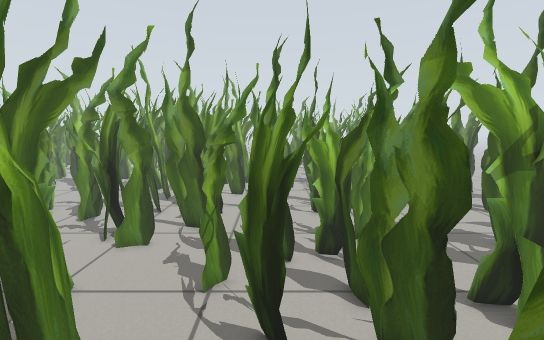
view 1 (above)

22 first-person views from a walk through a Gazebo world. The camera is 0.25 m above the floor, tilts 8° down and sees 90° across. Floor lines are 0.25 m apart. The floor is counted in squares, 0.05 m on a side. Each view is taken from the middle of a square. On the plan, view 1 faces up. The plan holds only what a view shows up to about 20 squares ahead; the rest is blank. The place goes on beyond the plan.

view 2
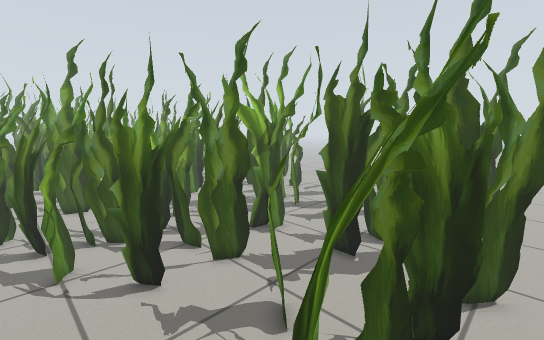

view 3
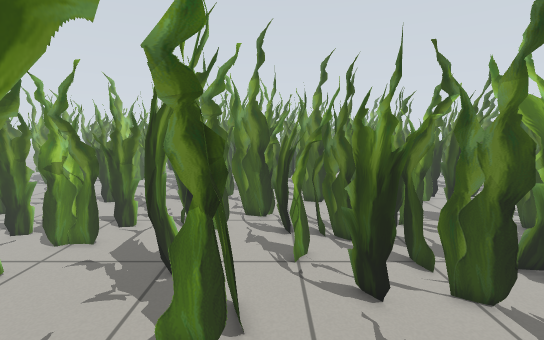

view 4
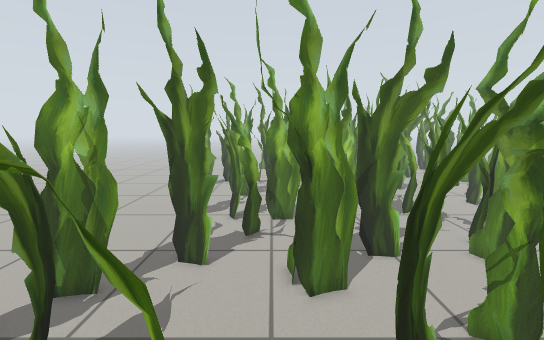

view 5
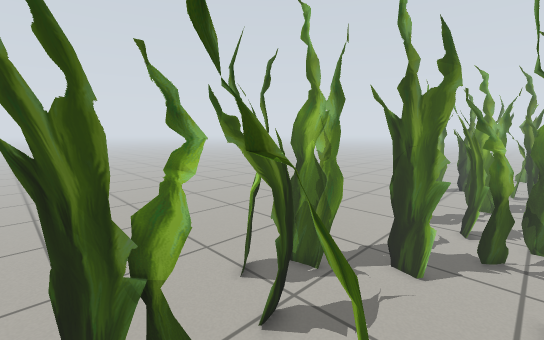

view 6
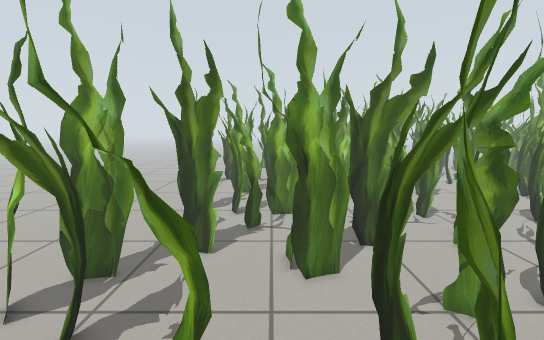

view 7
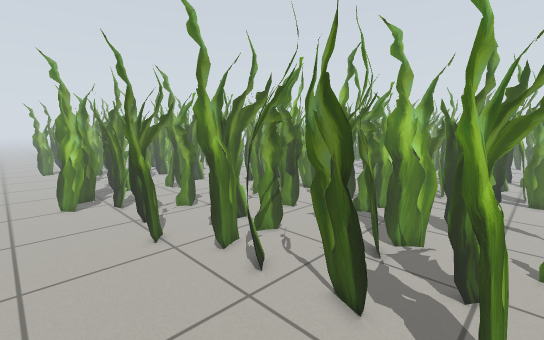

view 8
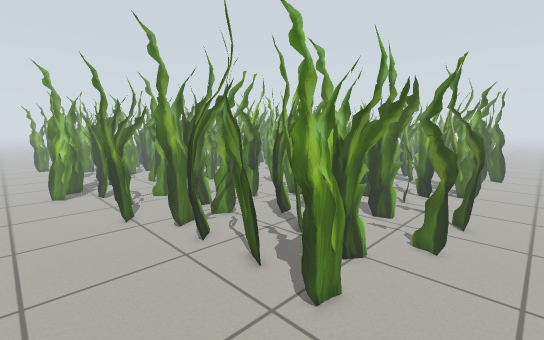

view 9
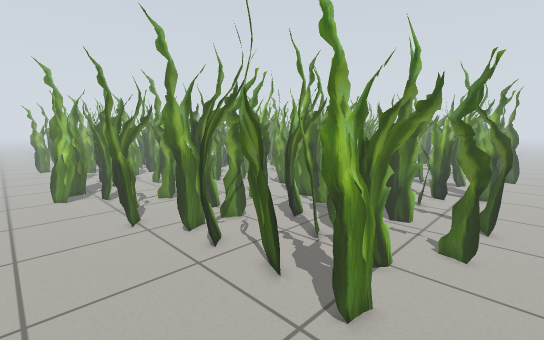

view 10
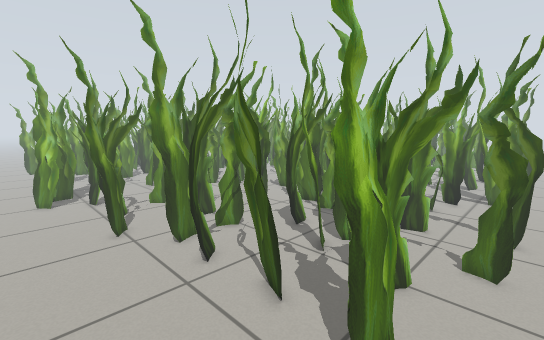

view 11
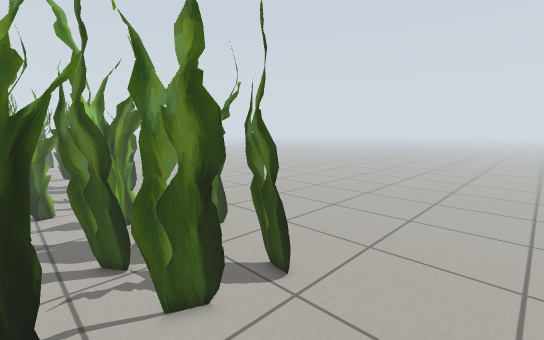

view 12
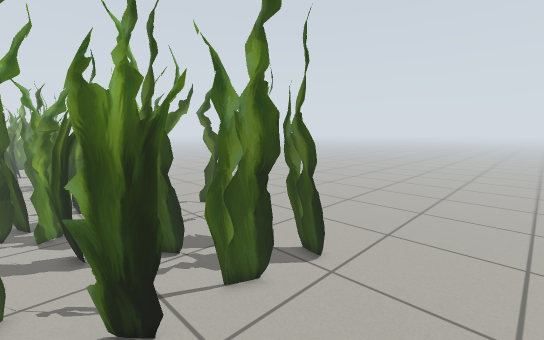

view 13
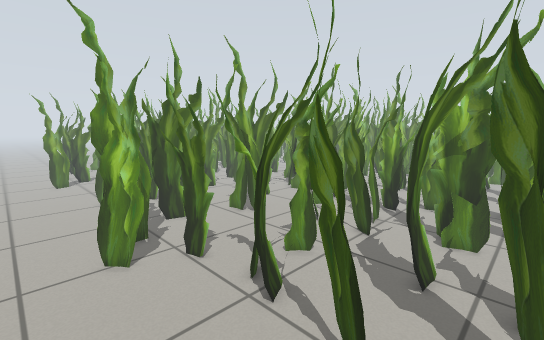

view 14
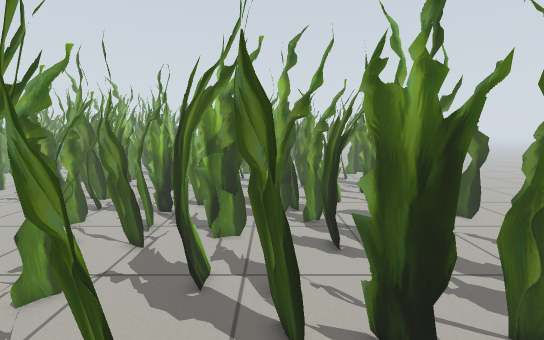

view 15
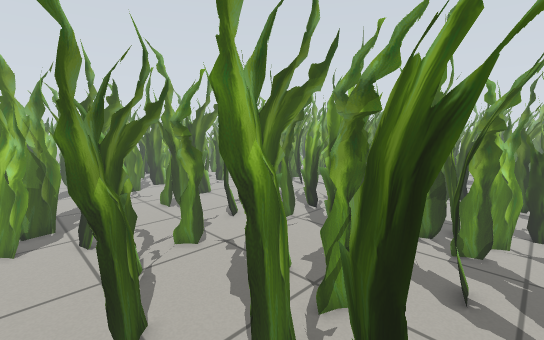

view 16
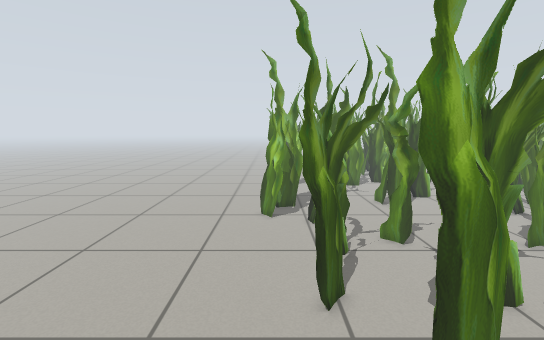

view 17
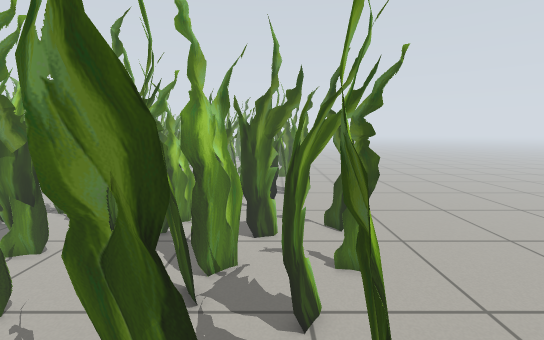

view 18
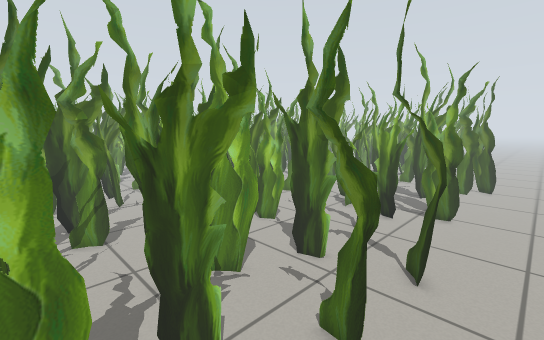

view 19
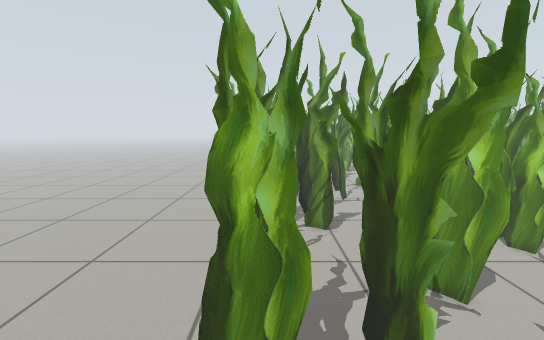

view 20
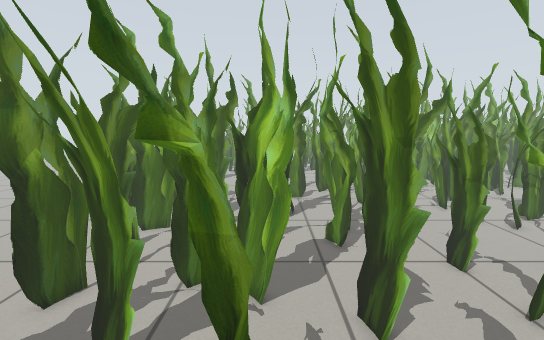

view 21
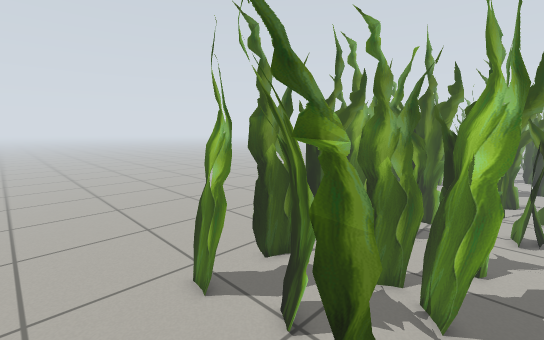

view 22
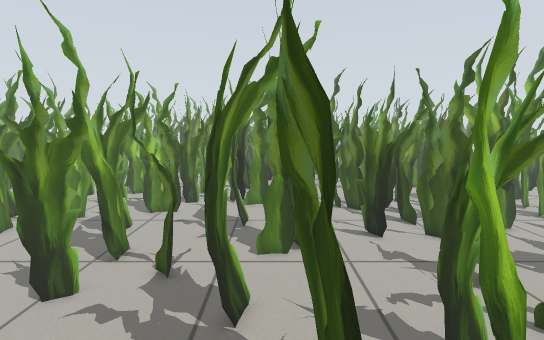

### Floor plan
Key: @ floor where view 1 was taken; # wall or solid block; x gap in a wall; . floor; = window, fence, low wall or low ledge; T thing the floor can be seen under or through.
Columns run from 15 left of view 1 to 24 right of it. Each row starts with its distance up from view 1.
 18 .=. #                    ###=#   # ....
 17 =###=                    #.#=#######...
 16 ##                        ..==####.....
 15                           .....==.......
 14                          T.. T =........
 13          #####            .==T=#=.......
 12     #######.=## #####    T =TTTT........
 11   #=##...TT.=##=##==     TT#............
 10 ####=....TT..=##===#     #==.......#=...
  9 ..=##....TT..=##==###    #=T...TTTx#=...
  8 ...x....TTT..=###=##TT   ##T..TTTT.#....
  7 ..##....TT.....##=..TTT    TT.T=T.......
  6 ..##....TTT...=###....T    TTTTT...==...
  5  . #......x=...=###=..       T=...TT....
  4 ...#=.....##.........=T      T...=TT....
  3 ...#=.=...##.........TT      T=..TTT....
  2 ......T=.........=.#.TT     ....=TT.....
  1 ...=TTT..TT......TT...T##  TT....TT.....
  0 ...TTT...TT....@.=TT...####TTT=..T=.....
 -1 ...T....=T....==.TTTT..##==TTTTT.T=.....
 -2   #=.....TTT.=TTxT=TTT..................
 -3  .=.......T=.TTT.....T=.................
 -4 ..........TTTTT.........................
 -5 ............=...........................
 -6 ........................................
 -7 ........................................
 -8       .................................

Where each view was taken, in squares from view 1:
view 1: 0 up, 0 right, facing up
view 2: 3 down, 3 left, facing up-right
view 3: 2 down, 3 left, facing up
view 4: 3 up, 4 right, facing left
view 5: 3 up, 4 right, facing down-left
view 6: 3 up, 5 right, facing left
view 7: 7 down, 19 right, facing up-left
view 8: 7 down, 23 right, facing up-left
view 9: 7 down, 22 right, facing up-left
view 10: 6 down, 21 right, facing up-left
view 11: 7 down, 12 right, facing up-right
view 12: 7 down, 10 right, facing up-right
view 13: 7 down, 9 right, facing up-left
view 14: 6 down, 9 right, facing up
view 15: 4 down, 13 right, facing up-left
view 16: 4 down, 14 right, facing left
view 17: 4 down, 17 right, facing up
view 18: 0 up, 23 right, facing up-left
view 19: 0 up, 23 right, facing left
view 20: 6 up, 23 right, facing left
view 21: 7 up, 23 right, facing down-left
view 22: 7 down, 5 left, facing up
